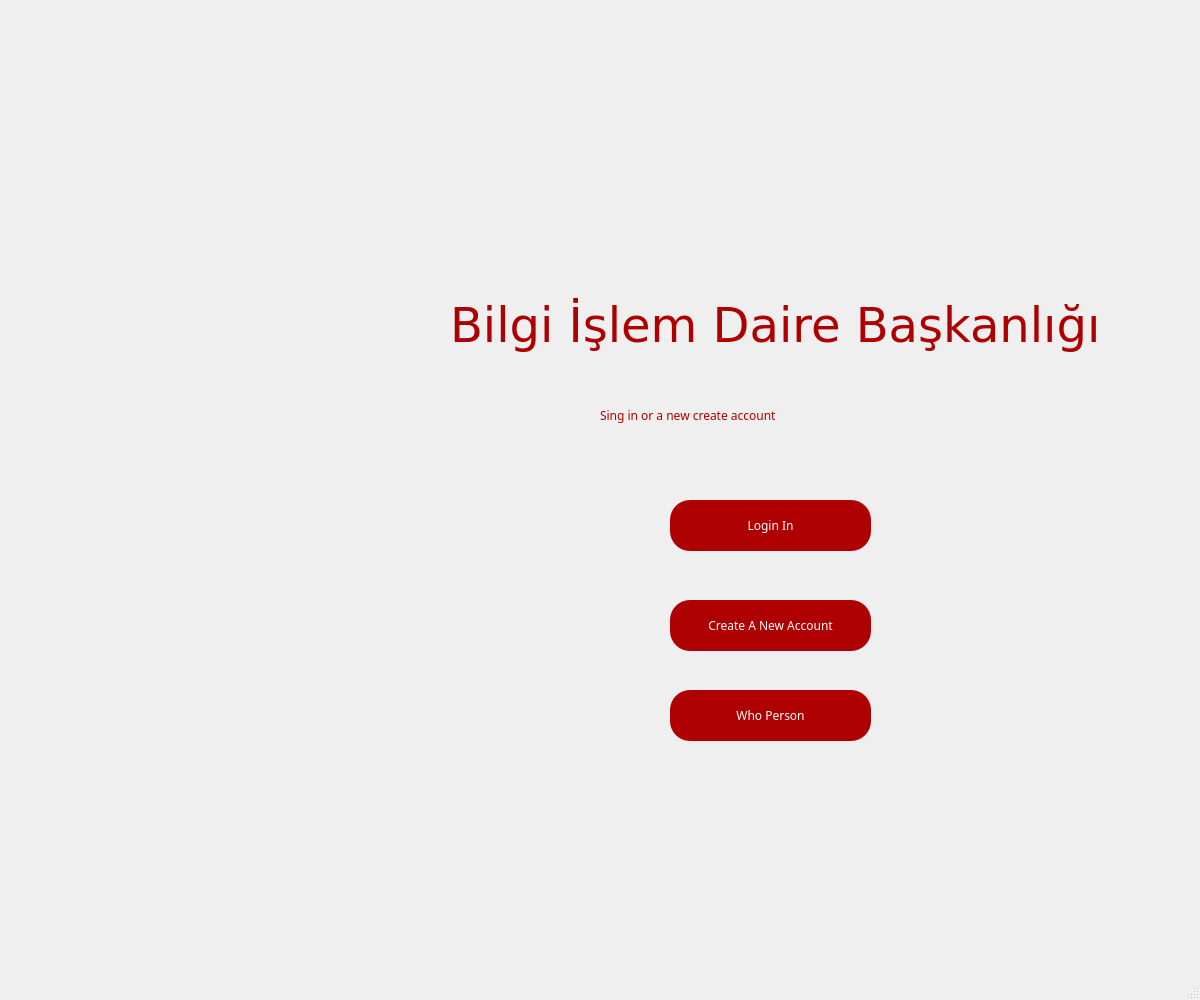
<?xml version="1.0" encoding="UTF-8"?>
<ui version="4.0">
 <class>MainWindow</class>
 <widget class="QMainWindow" name="MainWindow">
  <property name="geometry">
   <rect>
    <x>0</x>
    <y>0</y>
    <width>1200</width>
    <height>1000</height>
   </rect>
  </property>
  <property name="font">
   <font>
    <family>Ubuntu Mono</family>
    <weight>50</weight>
    <italic>false</italic>
    <bold>false</bold>
   </font>
  </property>
  <property name="windowTitle">
   <string>MainWindow</string>
  </property>
  <widget class="QWidget" name="centralwidget">
   <widget class="QPushButton" name="ph_loginPage">
    <property name="geometry">
     <rect>
      <x>670</x>
      <y>500</y>
      <width>201</width>
      <height>51</height>
     </rect>
    </property>
    <property name="styleSheet">
     <string notr="true">border-radius:20px;
font: 12pt &quot;DejaVu Sans&quot;;color:rgb(255, 255, 255);
background-color:rgb(174,0,0);</string>
    </property>
    <property name="text">
     <string>Login In</string>
    </property>
   </widget>
   <widget class="QLabel" name="label">
    <property name="geometry">
     <rect>
      <x>450</x>
      <y>280</y>
      <width>661</width>
      <height>91</height>
     </rect>
    </property>
    <property name="font">
     <font>
      <family>DejaVu Sans</family>
      <pointsize>36</pointsize>
      <weight>50</weight>
      <italic>false</italic>
      <bold>false</bold>
     </font>
    </property>
    <property name="styleSheet">
     <string notr="true">font: 36pt &quot;DejaVu Sans&quot;; color:rgb(174,0,0)</string>
    </property>
    <property name="text">
     <string>Bilgi İşlem Daire Başkanlığı</string>
    </property>
   </widget>
   <widget class="QPushButton" name="ph_createAccountPage">
    <property name="geometry">
     <rect>
      <x>670</x>
      <y>600</y>
      <width>201</width>
      <height>51</height>
     </rect>
    </property>
    <property name="styleSheet">
     <string notr="true">border-radius:20px;
font: 12pt &quot;DejaVu Sans&quot;;color:rgb(255, 255, 255);
background-color:rgb(174,0,0);</string>
    </property>
    <property name="text">
     <string>Create A New Account</string>
    </property>
   </widget>
   <widget class="QLabel" name="img_firat">
    <property name="geometry">
     <rect>
      <x>530</x>
      <y>50</y>
      <width>391</width>
      <height>221</height>
     </rect>
    </property>
    <property name="text">
     <string/>
    </property>
   </widget>
   <widget class="QLabel" name="label_2">
    <property name="geometry">
     <rect>
      <x>600</x>
      <y>400</y>
      <width>351</width>
      <height>31</height>
     </rect>
    </property>
    <property name="styleSheet">
     <string notr="true">font: 16pt &quot;DejaVu Sans&quot;;color:rgb(174,0,0)</string>
    </property>
    <property name="text">
     <string>Sing in or a new create account</string>
    </property>
   </widget>
   <widget class="QPushButton" name="ph_who">
    <property name="geometry">
     <rect>
      <x>670</x>
      <y>690</y>
      <width>201</width>
      <height>51</height>
     </rect>
    </property>
    <property name="styleSheet">
     <string notr="true">border-radius:20px;
font: 12pt &quot;DejaVu Sans&quot;;color:rgb(255, 255, 255);
background-color:rgb(174,0,0);</string>
    </property>
    <property name="text">
     <string>Who Person</string>
    </property>
   </widget>
  </widget>
  <widget class="QMenuBar" name="menubar">
   <property name="geometry">
    <rect>
     <x>0</x>
     <y>0</y>
     <width>1200</width>
     <height>21</height>
    </rect>
   </property>
  </widget>
  <widget class="QStatusBar" name="statusbar"/>
 </widget>
 <resources/>
 <connections/>
</ui>
